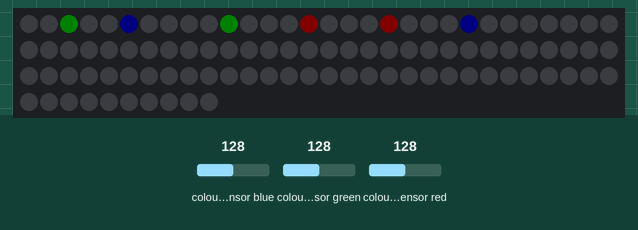
Simulated run of this sketch. Board: Arduino Mega 2560, built with avr-gcc and run on an emulated ATmega2560. Shown: 100 RGB LEDs in strip order, left to right, continuing on the next row. The test bench sets the inputs (shaded band); at power-on: colour sensor blue 128, colour sensor green 128, colour sensor red 128. Dim RGB values are drawn brighter than linear; random numbers use the default seed unless the sketch sets one; what the sketch prints to the serial monitor is not drawn.

Above: at 1.6 s.
1.7 s: colour sensor blue set to 5
4.7 s: colour sensor green set to 5
7.7 s: colour sensor red set to 5
Timing chart, 0 to 10.7 s (numbered marks = the images above; inputs shaded):
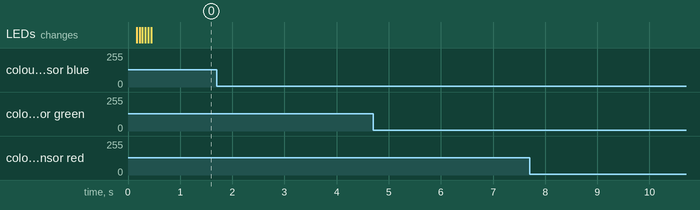

The sketch:

color_game.ino
```cpp
#include <Adafruit_TCS34725softi2c.h>
#include <Adafruit_NeoPixel.h>
#include "color_game.h"

state CURRENT_STATE;
// FSM Variables
// Has each square had a matching block placed in it?
boolean all_blocks_placed;
// Number of squares that have had a matching block placed in them
int num_blocks_placed;

// used for testing
boolean using_sensors = true;

void setup() {
  Serial.begin(9600);
  Serial.println("Color View Test");
  initialize_system(using_sensors);
  // Initialize FSM variables
  CURRENT_STATE = (state) sWAIT_FOR_BLOCK;
  all_blocks_placed = false;
  num_blocks_placed = 0;
//  if (using_sensors) {
//    test_sensors();
//  } else {
//    test_leds();
//    //    test_music_player();
//  }
}


void loop() {
    update_inputs();
    CURRENT_STATE = update_fsm(CURRENT_STATE, millis(), all_blocks_placed, num_blocks_placed);
    delay(10);
}

state update_fsm(state cur_state, long mils, boolean all_blocks_placed, int num_blocks_placed) {
  state next_state;
  switch (cur_state) {
    case sWAIT_FOR_BLOCK:
      Serial.println("STARTING WAIT FOR BLOCK");
      Serial.print("Num blocks placed: ");
      Serial.println(num_blocks_placed);
      Serial.print("All blocks placed? ");
      Serial.println(all_blocks_placed);
      if (!all_blocks_placed && sizeof(new_matches) >= 1) {
        num_blocks_placed += (int) sizeof(new_matches);
        play_matches();
        play_non_matches();
        display_board();
        reset_block_info();
        next_state = sWAIT_FOR_BLOCK;
      } else if (all_blocks_placed) {
        next_state = sGAME_FINISHED;
        music_playing = true;
        display_board();
        //        give some time to see final lights before setting them low
        delay(1000);
        play_finished_music();
      } else {
        next_state = sWAIT_FOR_BLOCK;
      }
      break;
    case sGAME_FINISHED:
      Serial.println("\n\n\nGAME FINISHED\n\n\n");
      if (music_playing) {
        Serial.println("\n\n Music still playing, stay in game over");
        next_state = sGAME_FINISHED;
      } else {
        // when the finished seqeuence ends, reset the board
        Serial.println("\n\nMusic is finished, restart");
        reset_board();
        reset_block_info();
        display_board();
        Serial.print("Num blocks placed: ");
        Serial.println(num_blocks_placed);
        next_state = sWAIT_FOR_BLOCK;
        Serial.println("GOING INTO WAITING STATE");
      }
      break;
  }
  return next_state;
}
```

color_game.h
```cpp
/*
 * Type (enum and struct) definitions for state
 */
typedef enum {
  sWAIT_FOR_BLOCK = 1,
  sGAME_FINISHED = 2,
} state;

/*
 * Type for returning new_matches and non_matches
 */
typedef struct {
  uint16_t red;
  uint16_t green;
  uint16_t blue;
} sensor_colors;

/*
 * For testing
 */
const int num_sensors = 6;
const int total_blocks = 6;
void test_sensors();
void test_leds();
void test_music_player();

/*
 * INPUT VARIABLES
 */
// Array of 6 integers, where each integer is a value 0-2, representing if the square on the board is red (0), green (1), or blue (2)
int colors[num_sensors];
// Array of 6 integers, where each integer is either 0 or 1, representing if the square on the board has had a matching block placed in it.
int status_tracker[num_sensors];
// Is the game end music playing
boolean music_playing;
// Array of integers, where each integer is the index of a square that has a newly matching block (as of current loop)
int new_matches[num_sensors] = {};
int new_match_size = 0;
// Array of integers, where each integer is the index of a square that has a non-matching block (not necessarily new)
int non_matches[num_sensors] = {};
int non_match_size = 0;


/*
 * Setup function: initialize input variables, set up LED pins and sensor pins
 */
void initialize_system();

/*
 * Read in inputs from sensors and update corresponding variables
 */
void update_inputs();

/*
 * Helper function definitions for functions used in the FSM
 */
void randomize_colors();
void reset_board();
void reset_block_info();
void display_board();
void play_matches();
void play_non_matches();
void play_finished_music();

state update_fsm(state cur_state, long mils, boolean all_blocks_placed, int num_blocks_placed);
```

Source omitted: color_game_utils.ino (15502 bytes)

Measured:
- after the input at 1.7 s, every drawn part: stays the same
- after the input at 4.7 s, every drawn part: stays the same
- after the input at 7.7 s, every drawn part: stays the same
